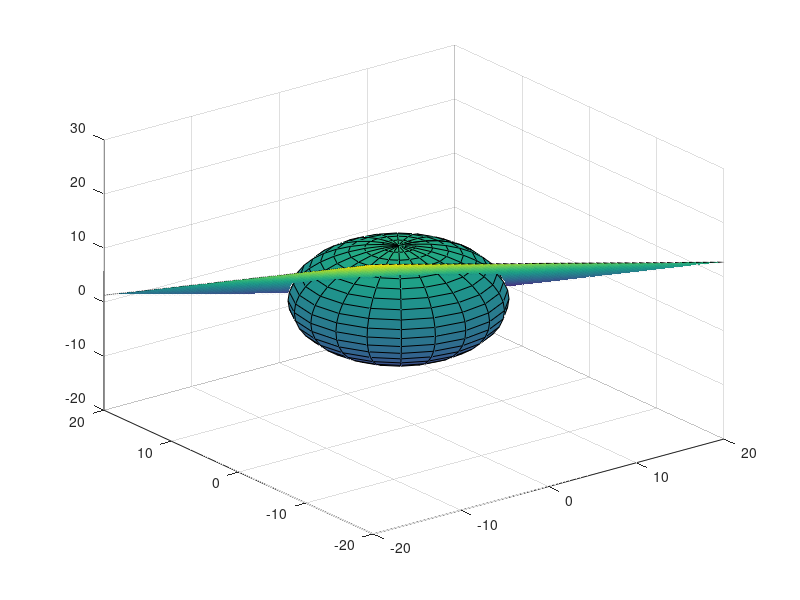

This figure's MATLAB source: (Note: this script raises an error after producing the figure.)
%% Test for function SourceIntegrationCircle.m
% test 1
mg = 1;
mp = 1;
Vi = [2, 3, 4];
Vj = [-1, -2, -3];
Vp = [-1, 1, 3];
Rp = 10;

N = Vj - Vi;
D = (mg + mp) / (2 *mp) * norm(N)^2 - dot(N, Vj);
[x y] = meshgrid(-2 * Rp:0.1:2 * Rp); % Generate x and y data
z = -1/N(3)*(N(1)*x + N(2)*y + D); % Solve for z data

[X,Y,Z] = sphere;
X2 = X * Rp + Vp(1);
Y2 = Y * Rp + Vp(2);
Z2 = Z * Rp + Vp(3);

surf(X2,Y2,Z2) %plot sphere
hold on
surf(x,y,z) %Plot the surface

circle = struct();
[isIntersect, circle] = SourceIntegrationCircle(mg, mp, Vi, Vj, Vp, Rp);
assert(isIntersect == true, "SourceIntegrationCircle return no intercection with plane!");
assert(circle.r <= Rp + eps, "circle radius r > Rp!");
assert(dot(circle.ex, circle.ey) < 3 * eps, "ex is not orthogonal to ey!");
